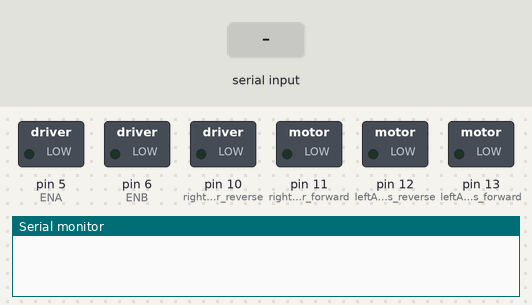
This sketch was run on a simulated Arduino Uno, built with avr-gcc and run on an emulated ATmega328P. Parts: switched loads named in the sketch (green lamp = pin HIGH), the last lines printed to the serial monitor. The test bench sets the inputs (shaded band).

Above: at 1.2 s.
1.3 s: "F" received over Serial
At 2.6 s:
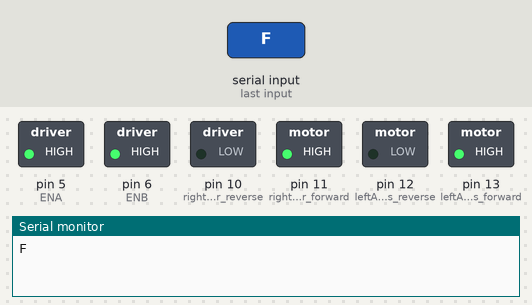
2.9 s: "B" received over Serial
At 3.9 s:
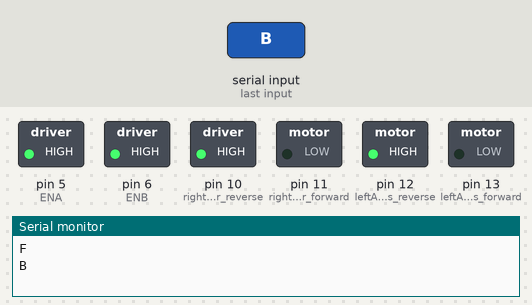
4.4 s: "L" received over Serial
At 5.0 s:
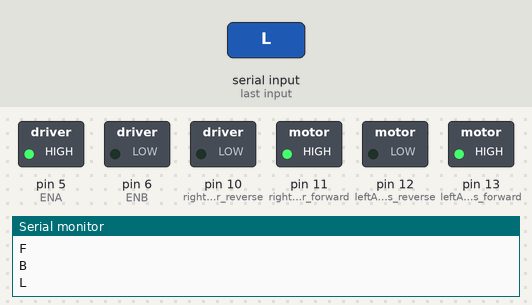
5.9 s: "R" received over Serial
At 6.2 s:
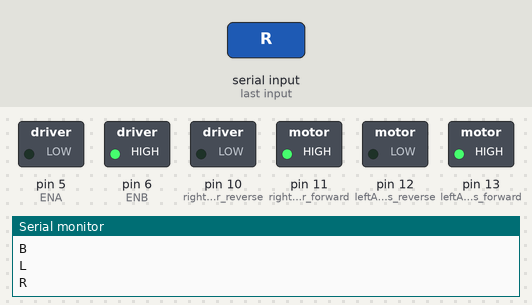
7.4 s: "S" received over Serial
At 8.6 s:
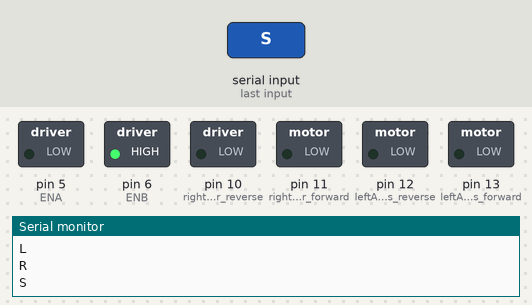
Timing chart, 0 to 9.9 s (numbered marks = the images above; inputs shaded):
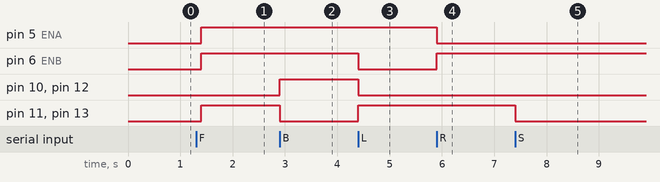

The sketch:

WEEK_3_Arduino_Code_using_Bluetooth_module_Motor_Driver.ino
```cpp
char t;

void setup() {
pinMode(13,OUTPUT);   //leftA motors forward
pinMode(12,OUTPUT);    //leftA motors reverse
pinMode(11, OUTPUT);  //rightB motor forward
pinMode(10, OUTPUT);  //rightB motr reverse


pinMode(6, OUTPUT); //ENB
pinMode(5, OUTPUT); //ENA
Serial.begin(9600);

}

void loop() {
if(Serial.available()){
  t = Serial.read();
  Serial.println(t);
}

if(t == 'F'){            //move forward(all motors rotate in forward direction)
  digitalWrite(13,HIGH);
  digitalWrite(12,LOW);
  digitalWrite(11,HIGH);
  digitalWrite(10,LOW);

  analogWrite(5, 255);
  analogWrite(6, 255);
}

else if(t == 'B'){      //move reverse (all motors rotate in reverse direction)
  digitalWrite(13,LOW);
  digitalWrite(12,HIGH);
  digitalWrite(11,LOW);
  digitalWrite(10,HIGH);

  analogWrite(5, 255);
  analogWrite(6, 255);
}

else if(t == 'L'){      //turn LEFT (left side motors rotate in forward direction, right side motors doesn't rotate)
  digitalWrite(13,HIGH);
  digitalWrite(12,LOW);
  digitalWrite(11,HIGH);
  digitalWrite(10,LOW);

  analogWrite(5, 255);
  analogWrite(6, 0);
}

else if(t == 'R'){      //turn RIGHT (right side motors rotate in forward direction, left side motors doesn't rotate)
  digitalWrite(13,HIGH);
  digitalWrite(12,LOW);
  digitalWrite(11,HIGH);
  digitalWrite(10,LOW);

  analogWrite(5, 0);
  analogWrite(6, 255);
}

else if(t == 'S'){      //STOP (all motors stop)
  digitalWrite(13,LOW);
  digitalWrite(11,LOW);
  digitalWrite(12,LOW);
  digitalWrite(10,LOW);
}
delay(100);
}
```

Measured:
- after the input at 1.3 s, pin 5 (ENA), pin 6 (ENB), pin 11 (rightB_motor_forward), pin 13 (leftA_motors_forward): LOW → HIGH after 0.10 s
- after the input at 2.9 s, pin 10 (rightB_motr_reverse), pin 12 (leftA_motors_reverse): LOW → HIGH at once; pin 11 (rightB_motor_forward), pin 13 (leftA_motors_forward): HIGH → LOW at once
- after the input at 4.4 s, pin 6 (ENB), pin 10 (rightB_motr_reverse), pin 12 (leftA_motors_reverse): HIGH → LOW at once; pin 11 (rightB_motor_forward), pin 13 (leftA_motors_forward): LOW → HIGH at once
- after the input at 5.9 s, pin 5 (ENA): HIGH → LOW at once; pin 6 (ENB): LOW → HIGH at once
- after the input at 7.4 s, pin 11 (rightB_motor_forward), pin 13 (leftA_motors_forward): HIGH → LOW at once
